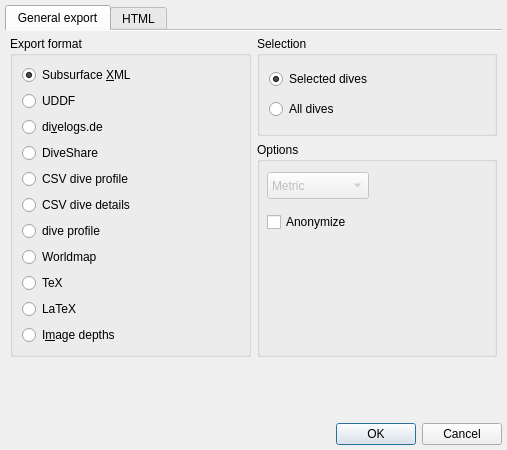
<?xml version="1.0" encoding="UTF-8"?>
<ui version="4.0">
 <class>DiveLogExportDialog</class>
 <widget class="QDialog" name="DiveLogExportDialog">
  <property name="geometry">
   <rect>
    <x>0</x>
    <y>0</y>
    <width>507</width>
    <height>398</height>
   </rect>
  </property>
  <property name="windowTitle">
   <string>Export dive log files</string>
  </property>
  <property name="windowIcon">
   <iconset>
    <normalon>:subsurface-icon</normalon>
   </iconset>
  </property>
  <layout class="QGridLayout" name="gridLayout">
   <property name="leftMargin">
    <number>5</number>
   </property>
   <property name="topMargin">
    <number>5</number>
   </property>
   <property name="rightMargin">
    <number>5</number>
   </property>
   <property name="bottomMargin">
    <number>5</number>
   </property>
   <item row="0" column="0">
    <widget class="QTabWidget" name="tabWidget">
     <property name="currentIndex">
      <number>0</number>
     </property>
     <property name="documentMode">
      <bool>true</bool>
     </property>
     <widget class="QWidget" name="General_tab">
      <attribute name="title">
       <string>General export</string>
      </attribute>
      <layout class="QGridLayout" name="gridLayout_2">
       <property name="leftMargin">
        <number>5</number>
       </property>
       <property name="topMargin">
        <number>5</number>
       </property>
       <property name="rightMargin">
        <number>5</number>
       </property>
       <property name="bottomMargin">
        <number>0</number>
       </property>
       <item row="2" column="0" colspan="2">
        <widget class="QLabel" name="description">
         <property name="sizePolicy">
          <sizepolicy hsizetype="Minimum" vsizetype="Minimum">
           <horstretch>0</horstretch>
           <verstretch>0</verstretch>
          </sizepolicy>
         </property>
         <property name="minimumSize">
          <size>
           <width>0</width>
           <height>50</height>
          </size>
         </property>
         <property name="maximumSize">
          <size>
           <width>16777215</width>
           <height>50</height>
          </size>
         </property>
         <property name="text">
          <string/>
         </property>
         <property name="wordWrap">
          <bool>true</bool>
         </property>
        </widget>
       </item>
       <item row="3" column="0">
        <spacer name="verticalSpacer_2">
         <property name="orientation">
          <enum>Qt::Vertical</enum>
         </property>
         <property name="sizeHint" stdset="0">
          <size>
           <width>20</width>
           <height>40</height>
          </size>
         </property>
        </spacer>
       </item>
       <item row="0" column="0">
        <widget class="QGroupBox" name="exportFormat">
         <property name="title">
          <string>Export format</string>
         </property>
         <layout class="QVBoxLayout" name="verticalLayout_2">
          <item>
           <widget class="QRadioButton" name="exportSubsurfaceXML">
            <property name="maximumSize">
             <size>
              <width>171</width>
              <height>16777215</height>
             </size>
            </property>
            <property name="text">
             <string>Subsurface &amp;XML</string>
            </property>
            <property name="checked">
             <bool>true</bool>
            </property>
            <attribute name="buttonGroup">
             <string notr="true">exportGroup</string>
            </attribute>
           </widget>
          </item>
          <item>
           <widget class="QRadioButton" name="exportUDDF">
            <property name="maximumSize">
             <size>
              <width>110</width>
              <height>16777215</height>
             </size>
            </property>
            <property name="text">
             <string>UDDF</string>
            </property>
            <property name="checked">
             <bool>false</bool>
            </property>
            <attribute name="buttonGroup">
             <string notr="true">exportGroup</string>
            </attribute>
           </widget>
          </item>
          <item>
           <widget class="QRadioButton" name="exportDivelogs">
            <property name="text">
             <string>di&amp;velogs.de</string>
            </property>
            <attribute name="buttonGroup">
             <string notr="true">exportGroup</string>
            </attribute>
           </widget>
          </item>
          <item>
           <widget class="QRadioButton" name="exportDiveshare">
            <property name="text">
             <string>DiveShare</string>
            </property>
            <attribute name="buttonGroup">
             <string notr="true">exportGroup</string>
            </attribute>
           </widget>
          </item>
          <item>
           <widget class="QRadioButton" name="exportCSV">
            <property name="text">
             <string>CSV dive profile</string>
            </property>
            <attribute name="buttonGroup">
             <string notr="true">exportGroup</string>
            </attribute>
           </widget>
          </item>
          <item>
           <widget class="QRadioButton" name="exportCSVDetails">
            <property name="text">
             <string>CSV dive details</string>
            </property>
            <attribute name="buttonGroup">
             <string notr="true">exportGroup</string>
            </attribute>
           </widget>
          </item>
          <item>
           <widget class="QRadioButton" name="exportProfile">
            <property name="text">
             <string>dive profile</string>
            </property>
            <attribute name="buttonGroup">
             <string notr="true">exportGroup</string>
            </attribute>
           </widget>
          </item>
          <item>
           <widget class="QRadioButton" name="exportWorldMap">
            <property name="text">
             <string>Worldmap</string>
            </property>
            <attribute name="buttonGroup">
             <string notr="true">exportGroup</string>
            </attribute>
           </widget>
          </item>
          <item>
           <widget class="QRadioButton" name="exportTeX">
            <property name="text">
             <string>TeX</string>
            </property>
            <attribute name="buttonGroup">
             <string notr="true">exportGroup</string>
            </attribute>
           </widget>
          </item>
          <item>
           <widget class="QRadioButton" name="exportLaTeX">
            <property name="text">
             <string>LaTeX</string>
            </property>
            <attribute name="buttonGroup">
             <string notr="true">exportGroup</string>
            </attribute>
           </widget>
          </item>
          <item>
           <widget class="QRadioButton" name="exportImageDepths">
            <property name="text">
             <string>I&amp;mage depths</string>
            </property>
            <attribute name="buttonGroup">
             <string notr="true">exportGroup</string>
            </attribute>
           </widget>
          </item>
         </layout>
        </widget>
       </item>
       <item row="0" column="1">
        <widget class="QWidget" name="widget" native="true">
         <layout class="QVBoxLayout" name="verticalLayout_4">
          <property name="leftMargin">
           <number>0</number>
          </property>
          <property name="topMargin">
           <number>0</number>
          </property>
          <property name="rightMargin">
           <number>0</number>
          </property>
          <property name="bottomMargin">
           <number>0</number>
          </property>
          <item>
           <widget class="QGroupBox" name="exportSelection">
            <property name="sizePolicy">
             <sizepolicy hsizetype="Preferred" vsizetype="Fixed">
              <horstretch>0</horstretch>
              <verstretch>0</verstretch>
             </sizepolicy>
            </property>
            <property name="minimumSize">
             <size>
              <width>0</width>
              <height>100</height>
             </size>
            </property>
            <property name="maximumSize">
             <size>
              <width>16777215</width>
              <height>16777215</height>
             </size>
            </property>
            <property name="title">
             <string>Selection</string>
            </property>
            <layout class="QVBoxLayout" name="verticalLayout_3">
             <item>
              <widget class="QRadioButton" name="exportSelected">
               <property name="enabled">
                <bool>true</bool>
               </property>
               <property name="text">
                <string>Selected dives</string>
               </property>
               <property name="checked">
                <bool>true</bool>
               </property>
              </widget>
             </item>
             <item>
              <widget class="QRadioButton" name="exportAll">
               <property name="text">
                <string>All dives</string>
               </property>
              </widget>
             </item>
            </layout>
           </widget>
          </item>
          <item>
           <widget class="QGroupBox" name="groupBox">
            <property name="enabled">
             <bool>true</bool>
            </property>
            <property name="title">
             <string>Options</string>
            </property>
            <widget class="QComboBox" name="CSVUnits_2">
             <property name="enabled">
              <bool>false</bool>
             </property>
             <property name="geometry">
              <rect>
               <x>10</x>
               <y>30</y>
               <width>102</width>
               <height>27</height>
              </rect>
             </property>
             <item>
              <property name="text">
               <string>Metric</string>
              </property>
             </item>
             <item>
              <property name="text">
               <string>Imperial</string>
              </property>
             </item>
            </widget>
            <widget class="QCheckBox" name="anonymize">
             <property name="geometry">
              <rect>
               <x>10</x>
               <y>70</y>
               <width>111</width>
               <height>20</height>
              </rect>
             </property>
             <property name="text">
              <string>Anonymize</string>
             </property>
            </widget>
           </widget>
          </item>
         </layout>
        </widget>
       </item>
      </layout>
     </widget>
     <widget class="QWidget" name="HTML_tab">
      <attribute name="title">
       <string>HTML</string>
      </attribute>
      <layout class="QVBoxLayout" name="verticalLayout">
       <property name="leftMargin">
        <number>0</number>
       </property>
       <property name="topMargin">
        <number>5</number>
       </property>
       <property name="rightMargin">
        <number>0</number>
       </property>
       <property name="bottomMargin">
        <number>0</number>
       </property>
       <item>
        <widget class="QGroupBox" name="GeneralOptions">
         <property name="title">
          <string>General settings</string>
         </property>
         <layout class="QGridLayout" name="gridLayout_3">
          <item row="0" column="0">
           <widget class="QCheckBox" name="exportSubsurfaceNumber">
            <property name="text">
             <string>Subsurface numbers</string>
            </property>
            <property name="checked">
             <bool>true</bool>
            </property>
           </widget>
          </item>
          <item row="0" column="1">
           <widget class="QRadioButton" name="exportSelectedDives">
            <property name="minimumSize">
             <size>
              <width>117</width>
              <height>0</height>
             </size>
            </property>
            <property name="text">
             <string>Selected dives</string>
            </property>
            <property name="checked">
             <bool>true</bool>
            </property>
            <attribute name="buttonGroup">
             <string notr="true">buttonGroup</string>
            </attribute>
           </widget>
          </item>
          <item row="1" column="0">
           <widget class="QCheckBox" name="exportStatistics">
            <property name="text">
             <string>Export yearly statistics</string>
            </property>
            <property name="checked">
             <bool>true</bool>
            </property>
           </widget>
          </item>
          <item row="1" column="1">
           <widget class="QRadioButton" name="exportAllDives">
            <property name="minimumSize">
             <size>
              <width>117</width>
              <height>0</height>
             </size>
            </property>
            <property name="text">
             <string>All di&amp;ves</string>
            </property>
            <attribute name="buttonGroup">
             <string notr="true">buttonGroup</string>
            </attribute>
           </widget>
          </item>
          <item row="3" column="0">
           <widget class="QCheckBox" name="exportListOnly">
            <property name="text">
             <string>Export list only</string>
            </property>
           </widget>
          </item>
          <item row="2" column="0">
           <widget class="QCheckBox" name="exportPhotos">
            <property name="text">
             <string>Export photos</string>
            </property>
            <property name="checked">
             <bool>true</bool>
            </property>
           </widget>
          </item>
         </layout>
        </widget>
       </item>
       <item>
        <widget class="QGroupBox" name="advanceOptions">
         <property name="enabled">
          <bool>true</bool>
         </property>
         <property name="title">
          <string>Style options</string>
         </property>
         <property name="checkable">
          <bool>true</bool>
         </property>
         <property name="checked">
          <bool>false</bool>
         </property>
         <layout class="QFormLayout" name="formLayout">
          <property name="fieldGrowthPolicy">
           <enum>QFormLayout::AllNonFixedFieldsGrow</enum>
          </property>
          <item row="0" column="0">
           <widget class="QLabel" name="fontLabel">
            <property name="text">
             <string>Font</string>
            </property>
           </widget>
          </item>
          <item row="0" column="1">
           <widget class="QComboBox" name="fontSelection"/>
          </item>
          <item row="1" column="0">
           <widget class="QLabel" name="fontSizeLabel">
            <property name="text">
             <string>Font size</string>
            </property>
           </widget>
          </item>
          <item row="1" column="1">
           <widget class="QComboBox" name="fontSizeSelection">
            <property name="currentIndex">
             <number>3</number>
            </property>
            <item>
             <property name="text">
              <string>8</string>
             </property>
            </item>
            <item>
             <property name="text">
              <string>10</string>
             </property>
            </item>
            <item>
             <property name="text">
              <string>12</string>
             </property>
            </item>
            <item>
             <property name="text">
              <string>14</string>
             </property>
            </item>
            <item>
             <property name="text">
              <string>16</string>
             </property>
            </item>
            <item>
             <property name="text">
              <string>18</string>
             </property>
            </item>
            <item>
             <property name="text">
              <string>20</string>
             </property>
            </item>
           </widget>
          </item>
          <item row="2" column="0">
           <widget class="QLabel" name="themeLabel">
            <property name="text">
             <string>Theme</string>
            </property>
           </widget>
          </item>
          <item row="2" column="1">
           <widget class="QComboBox" name="themeSelection">
            <property name="currentIndex">
             <number>0</number>
            </property>
            <item>
             <property name="text">
              <string>Light</string>
             </property>
            </item>
            <item>
             <property name="text">
              <string>Sand</string>
             </property>
            </item>
           </widget>
          </item>
         </layout>
        </widget>
       </item>
       <item>
        <spacer name="verticalSpacer">
         <property name="orientation">
          <enum>Qt::Vertical</enum>
         </property>
         <property name="sizeHint" stdset="0">
          <size>
           <width>20</width>
           <height>40</height>
          </size>
         </property>
        </spacer>
       </item>
      </layout>
     </widget>
    </widget>
   </item>
   <item row="1" column="0">
    <widget class="QDialogButtonBox" name="buttonBox">
     <property name="orientation">
      <enum>Qt::Horizontal</enum>
     </property>
     <property name="standardButtons">
      <set>QDialogButtonBox::Cancel|QDialogButtonBox::Ok</set>
     </property>
    </widget>
   </item>
  </layout>
 </widget>
 <resources/>
 <connections>
  <connection>
   <sender>buttonBox</sender>
   <signal>accepted()</signal>
   <receiver>DiveLogExportDialog</receiver>
   <slot>accept()</slot>
   <hints>
    <hint type="sourcelabel">
     <x>248</x>
     <y>397</y>
    </hint>
    <hint type="destinationlabel">
     <x>157</x>
     <y>274</y>
    </hint>
   </hints>
  </connection>
  <connection>
   <sender>buttonBox</sender>
   <signal>rejected()</signal>
   <receiver>DiveLogExportDialog</receiver>
   <slot>reject()</slot>
   <hints>
    <hint type="sourcelabel">
     <x>316</x>
     <y>397</y>
    </hint>
    <hint type="destinationlabel">
     <x>286</x>
     <y>274</y>
    </hint>
   </hints>
  </connection>
  <connection>
   <sender>exportCSV</sender>
   <signal>toggled(bool)</signal>
   <receiver>CSVUnits_2</receiver>
   <slot>setEnabled(bool)</slot>
   <hints>
    <hint type="sourcelabel">
     <x>39</x>
     <y>149</y>
    </hint>
    <hint type="destinationlabel">
     <x>322</x>
     <y>171</y>
    </hint>
   </hints>
  </connection>
  <connection>
   <sender>exportCSVDetails</sender>
   <signal>toggled(bool)</signal>
   <receiver>CSVUnits_2</receiver>
   <slot>setEnabled(bool)</slot>
   <hints>
    <hint type="sourcelabel">
     <x>39</x>
     <y>168</y>
    </hint>
    <hint type="destinationlabel">
     <x>322</x>
     <y>171</y>
    </hint>
   </hints>
  </connection>
 </connections>
 <buttongroups>
  <buttongroup name="buttonGroup"/>
  <buttongroup name="exportGroup"/>
 </buttongroups>
</ui>
